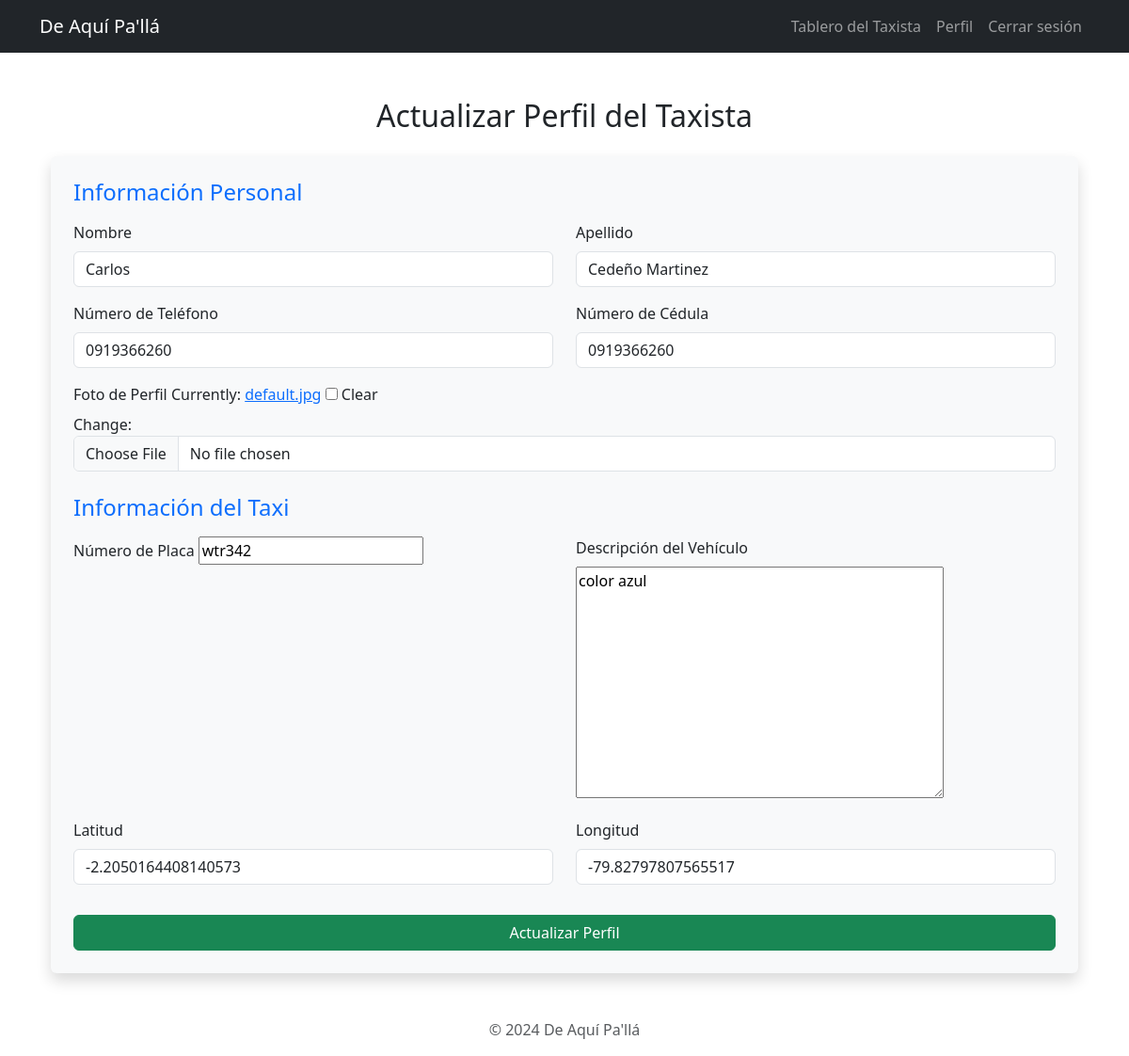
/edit-profile/ (signed in), run on the app's committed database.
### taxis/models.py (models this page shows, shortened)
class AppUser(AbstractUser):
    ROLE_CHOICES = [
        ('customer', 'Cliente'),
        ('driver', 'Taxista'),
        ('admin', 'Administrador'),
    ]
    role = models.CharField(max_length=10, choices=ROLE_CHOICES, default='customer')
    phone_number = models.CharField(max_length=15, default='', blank=True, null=True)  # Número de celular
    national_id = models.CharField(max_length=20, default='', blank=True, null=True)  # Número de cédula
    profile_picture = models.ImageField(upload_to='profile_pics/', default='default.jpg', blank=True, null=True)  # Foto de perfil
    telegram_chat_id = models.CharField(max_length=255, null=True, blank=True)  # ID de Telegram para mensajes directos
    last_latitude = models.FloatField(null=True, blank=True)
    last_longitude = models.FloatField(null=True, blank=True)

class Taxi(models.Model):
    user = models.OneToOneField(settings.AUTH_USER_MODEL, on_delete=models.CASCADE)
    plate_number = models.CharField(max_length=10, default='')  # Número de placa
    vehicle_description = models.TextField(default='')  # Descripción del vehículo
    latitude = models.FloatField(blank=True, null=True)
    longitude = models.FloatField(blank=True, null=True)
    updated_at = models.DateTimeField(auto_now=True)
    direccion_origen = models.CharField(max_length=255, blank=True, null=True)

### taxis/views.py (the view, shortened to what this page needs)
# urls.py: path('edit-profile/', views.edit_profile, name='edit_profile'),
@login_required
def edit_profile(request):
    if request.user.role == 'customer':  # Cliente
        if request.method == 'POST':
            form = CustomerProfileForm(request.POST, request.FILES, instance=request.user)
            if form.is_valid():
                form.save()
                return redirect('customer_dashboard')
        else:
            form = CustomerProfileForm(instance=request.user)
        return render(request, 'edit_customer_profile.html', {'form': form})
    elif request.user.role == 'driver':  # Taxista
        if not hasattr(request.user, 'taxi'):
            Taxi.objects.create(user=request.user, plate_number="XXX", vehicle_description="Descripción del vehículo")
        if request.method == 'POST':
            user_form = DriverProfileForm(request.POST, request.FILES, instance=request.user)
            taxi_form = TaxiForm(request.POST, instance=request.user.taxi)
            if user_form.is_valid() and taxi_form.is_valid():
                user_form.save()
                taxi_form.save()
                return redirect('driver_dashboard')
        else:
            user_form = DriverProfileForm(instance=request.user)
            taxi_form = TaxiForm(instance=request.user.taxi)
        return render(request, 'edit_driver_profile.html', {'user_form': user_form, 'taxi_form': taxi_form})
    else:
        return redirect('login')  # Redirigir si el rol no es válido

### taxis/forms.py
class DriverProfileForm(forms.ModelForm):
    class Meta:
        model = AppUser
        fields = ['first_name', 'last_name', 'phone_number', 'national_id', 'profile_picture']
        widgets = {
            'first_name': forms.TextInput(attrs={'class': 'form-control'}),
            'last_name': forms.TextInput(attrs={'class': 'form-control'}),
            'phone_number': forms.TextInput(attrs={'class': 'form-control'}),
            'national_id': forms.TextInput(attrs={'class': 'form-control'}),
            'profile_picture': forms.ClearableFileInput(attrs={'class': 'form-control'}),
        }

class TaxiForm(forms.ModelForm):
    class Meta:
        model = Taxi
        fields = ['plate_number', 'vehicle_description', 'latitude', 'longitude']
        widgets = {
            'latitude': forms.TextInput(attrs={
                'readonly': 'readonly',
                'class': 'form-control'
            }),
            'longitude': forms.TextInput(attrs={
                'readonly': 'readonly',
                'class': 'form-control'
            }),
        }

### taxis/templates/edit_driver_profile.html (shortened to what this page needs)
{% extends 'base.html' %}
{% block content %}
<div class="container mt-5">
    <h2 class="text-center mb-4">Actualizar Perfil del Taxista</h2>
    <form method="POST" enctype="multipart/form-data" class="shadow p-4 rounded bg-light">
        <h4 class="mb-3 text-primary">Información Personal</h4>
        <div class="row">
            <div class="col-md-6 mb-3">
                <label for="{{ user_form.first_name.id_for_label }}" class="form-label">Nombre</label>
                {{ user_form.first_name }}
            </div>
            <div class="col-md-6 mb-3">
                <label for="{{ user_form.last_name.id_for_label }}" class="form-label">Apellido</label>
                {{ user_form.last_name }}
            </div>
        </div>
        <div class="row">
            <div class="col-md-6 mb-3">
                <label for="{{ user_form.phone_number.id_for_label }}" class="form-label">Número de Teléfono</label>
                {{ user_form.phone_number }}
            </div>
            <div class="col-md-6 mb-3">
                <label for="{{ user_form.national_id.id_for_label }}" class="form-label">Número de Cédula</label>
                {{ user_form.national_id }}
            </div>
        </div>
        <div class="mb-3">
            <label for="{{ user_form.profile_picture.id_for_label }}" class="form-label">Foto de Perfil</label>
            {{ user_form.profile_picture }}
        </div>
        <h4 class="mb-3 text-primary mt-4">Información del Taxi</h4>
        <div class="row">
            <div class="col-md-6 mb-3">
                <label for="{{ taxi_form.plate_number.id_for_label }}" class="form-label">Número de Placa</label>
                {{ taxi_form.plate_number }}
            </div>
            <div class="col-md-6 mb-3">
                <label for="{{ taxi_form.vehicle_description.id_for_label }}" class="form-label">Descripción del Vehículo</label>
                {{ taxi_form.vehicle_description }}
            </div>
        </div>
        <div class="row">
            <div class="col-md-6 mb-3">
                <label for="{{ taxi_form.latitude.id_for_label }}" class="form-label">Latitud</label>
                {{ taxi_form.latitude }}
            </div>
            <div class="col-md-6 mb-3">
                <label for="{{ taxi_form.longitude.id_for_label }}" class="form-label">Longitud</label>
                {{ taxi_form.longitude }}
            </div>
        </div>
        <button type="submit" class="btn btn-success w-100 mt-3">Actualizar Perfil</button>
    </form>
</div>
{% endblock %}

### data on the page
AppUser: first_name "Carlos", last_name "Cedeño Martinez", phone_number "0919366260", national_id "0919366260"
Taxi: plate_number "wtr342", vehicle_description "color azul", latitude "-2.2050164408140573", longitude "-79.82797807565517"
